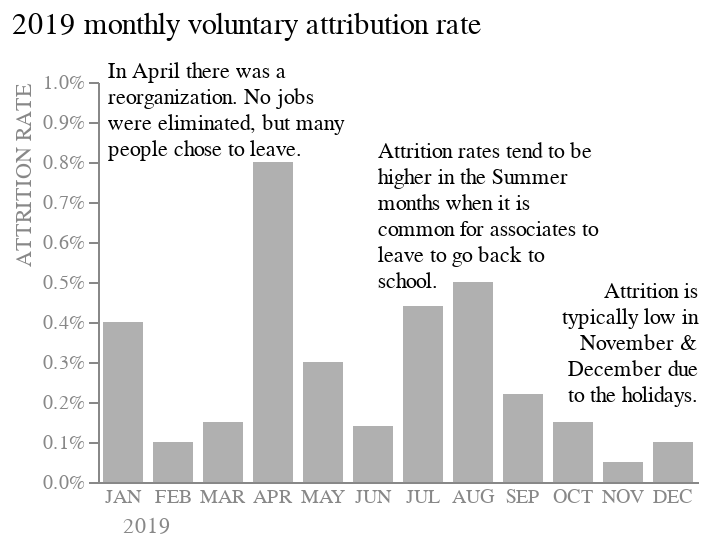

Notebook source saved alongside this figure:
### Markdown cell above
![Alt text](\Images\3_2a.png)

### Code cell
# Need to add title separately

text_april = alt.Chart(
    {"values": [{"text":  [
         'In April there was a', 'reorganization. No jobs', 'were eliminated, but many', 'people chose to leave.', 
         ]}]}
).mark_text(size = 11, align = "left", dx = -145, dy = -105).encode(
    text = "text:N"
)

text_summer = alt.Chart(
    {"values": [{"text":  [
        'Attrition rates tend to be', 'higher in the Summer',  'months when it is', 
         'common for associates to',
         'leave to go back to', 
         'school.'
         ]}]}
).mark_text(size = 11, align = "left", dx = -10, dy = -65).encode(
    text = "text:N"
)

text_nov_dec = alt.Chart(
    {"values": [{"text":  [
        'Attrition is', 'typically low in', 'November &', 'December due', 'to the holidays.'
         ]}]}
).mark_text(size = 11, align = "right", dx = 150, dy = 5).encode(
    text = "text:N"
)

final = bar + text_april + text_summer + text_nov_dec

final.configure_view(stroke = None)

### Figure 1 — Vega-Lite specification as saved in the notebook (floating-point values rounded to 4 significant figures)
{"config": {"view": {"continuousWidth": 300, "continuousHeight": 300, "stroke": null}}, "layer": [{"data": {"name": "data-0f748d12b71fa1969f524ef0b4d050d0"}, "mark": {"type": "bar", "color": "#b0b0b0", "size": 20}, "encoding": {"x": {"axis": {"labelAngle": 0, "labelColor": "#888888", "ticks": false, "titleAnchor": "start", "titleColor": "#888888", "titleFontWeight": "normal", "titleX": 12}, "field": "Date", "sort": null, "title": "2019", "type": "nominal"}, "y": {"axis": {"format": "%", "grid": false, "labelColor": "#888888", "tickCount": 10, "titleAnchor": "end", "titleColor": "#888888", "titleFontWeight": "normal"}, "field": "Rate", "scale": {"domain": [0, 0.01]}, "title": "ATTRITION RATE", "type": "quantitative"}}, "title": {"text": "2019 monthly voluntary attribution rate", "anchor": "start", "fontSize": 15, "fontWeight": "normal", "offset": 10}}, {"data": {"name": "data-239b44d597c5aa597b4b2ba0ef21b2fe"}, "mark": {"type": "text", "align": "left", "dx": -145, "dy": -105, "size": 11}, "encoding": {"text": {"field": "text", "type": "nominal"}}}, {"data": {"name": "data-4f633faab5fc0748d2be4f6339623fb0"}, "mark": {"type": "text", "align": "left", "dx": -10, "dy": -65, "size": 11}, "encoding": {"text": {"field": "text", "type": "nominal"}}}, {"data": {"name": "data-9722e718ce72dfe0a91be2651cccc364"}, "mark": {"type": "text", "align": "right", "dx": 150, "dy": 5, "size": 11}, "encoding": {"text": {"field": "text", "type": "nominal"}}}], "height": 200, "width": 300, "$schema": "https://vega.github.io/schema/vega-lite/v5.15.1.json", "datasets": {"data-0f748d12b71fa1969f524ef0b4d050d0": [{"Date": "JAN", "Rate": 0.004, "# exits": 120}, {"Date": "FEB", "Rate": 0.001, "# exits": 30}, {"Date": "MAR", "Rate": 0.0015, "# exits": 45}, {"Date": "APR", "Rate": 0.008, "# exits": 240}, {"Date": "MAY", "Rate": 0.003, "# exits": 90}, {"Date": "JUN", "Rate": 0.0014, "# exits": 42}, {"Date": "JUL", "Rate": 0.0044, "# exits": 132}, {"Date": "AUG", "Rate": 0.005, "# exits": 150}, {"Date": "SEP", "Rate": 0.0022, "# exits": 66}, {"Date": "OCT", "Rate": 0.0015, "# exits": 45}, {"Date": "NOV", "Rate": 0.0005, "# exits": 15}, {"Date": "DEC", "Rate": 0.001, "# exits": 30}], "data-239b44d597c5aa597b4b2ba0ef21b2fe": [{"text": ["In April there was a", "reorganization. No jobs", "were eliminated, but many", "people chose to leave."]}], "data-4f633faab5fc0748d2be4f6339623fb0": [{"text": ["Attrition rates tend to be", "higher in the Summer", "months when it is", "common for associates to", "leave to go back to", "school."]}], "data-9722e718ce72dfe0a91be2651cccc364": [{"text": ["Attrition is", "typically low in", "November &", "December due", "to the holidays."]}]}}
